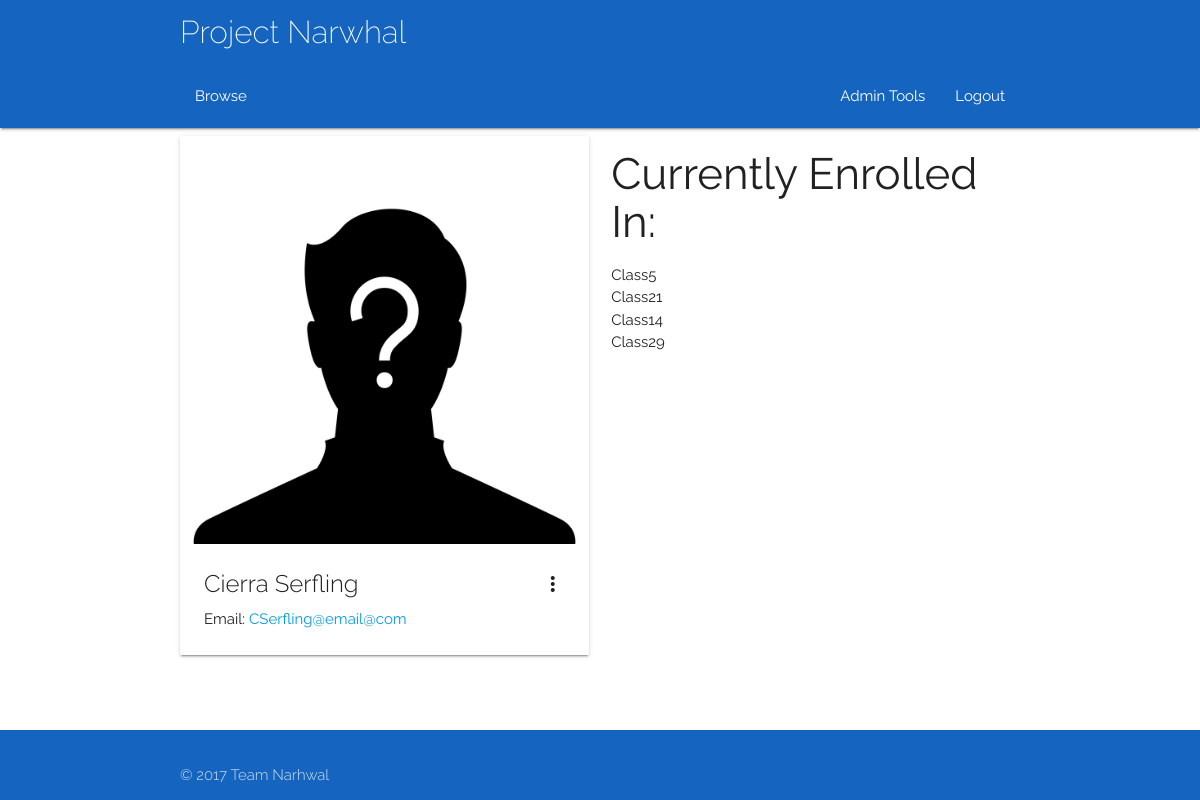
Page /delegates/27 (signed in) on the committed database.
### app/models.py (models this page shows, shortened)
class User(db.Model):
	__tablename__ = 'User'
	userID = db.Column(db.Integer, primary_key = True)
	name = db.Column(db.String(100))
	username = db.Column(db.String(100))
	email = db.Column(db.String(100))
	password = db.Column(db.String(100))
	type = db.Column(db.String(100))
	__mapper_args__ = {
		'polymorphic_identity': 'base',
		'polymorphic_on': type
	}

class Class(db.Model):
	__tablename__ = 'Class'
	classID = db.Column(db.Integer, primary_key = True)
	coursePoint = db.Column(db.Integer, db.ForeignKey('Course.courseID'))
	course = db.relationship("Course", foreign_keys = [coursePoint])
	courseID = db.Column(db.Integer)
	title = db.Column(db.String(100))
	description = db.Column(db.String(100))
	capacity = db.Column(db.Integer)
	startDate = db.Column(db.DateTime)
	duration = db.Column(db.Integer)
	endDate = db.Column(db.DateTime)
	reqFac = db.Column(db.String(100), default = 'None')
	preTrain = relationship("Class")
	parent_id = Column(db.Integer, ForeignKey('Class.classID'))
	locationPoint = db.Column(db.Integer, db.ForeignKey('Room.roomID'))
	location = db.relationship("Room", foreign_keys = [locationPoint])
	trainerPoint = db.Column(db.Integer, db.ForeignKey('Trainer.trainerID'))
	trainer = db.relationship("Trainer", foreign_keys = [trainerPoint])
	attendanceList = db.relationship('Delegate', secondary = association_table)
	waitList = db.relationship('Delegate', secondary = waiting_table)

### app/views.py (the view)
@app.route('/delegates/<id>')
@login_required
def delSchedule(id):
    delid = id
    if current_user.type != 'Admin':
        abort(403)
    user = delegates(delID=delid)
    delClassList = user.classList
    return render_template('delsSched.html', title='Delegate Schedule', user=user, delClassList=delClassList)

### app/views.py (called while the page is built)
@login_manager.user_loader
def load_user(id):
    return models.User.query.get(id)

### queries.py (called while the page is built)
def listConvert(x):
    if(x.count() == 1):
        x = x[0]
        return x
    else:
        y = []
    for i in x:
        y.append(i)
    return y

def delegates(**kwargs):
    q = models.Delegate.query.filter_by(**kwargs)
    q = listConvert(q)
    return q

### app/templates/delsSched.html (shortened to what this page needs)
{% extends "base.html" %} {% block content %}
<div class="container">
    <div class="row">
        <div class="col l6 m6 s12">
            <div class="card hoverable">
                <div class="card-image waves-effect waves-block waves-light">
                    <img class="activator" src="{{url_for('static', filename = 'images/unknown.jpg')}}">
                </div>
                <div class="card-content">
                    <span class="card-title activator grey-text text-darken-4">{{user.name}}<i class="material-icons right">more_vert</i></span>
                    <p>Email: <a href="mailto:{{user.email}}">{{user.email}}</a></p>
                </div>
            </div>
        </div>
        <div class="col l6 m6 s12">
            <h3> Currently Enrolled In: </h3>
            <ul>
                {% for item in delClassList %}
                <li>{{item.title}}</li>
                {% endfor %}
            </ul>
        </div>
    </div>
</div>
{% endblock %}

### app/static/css/style.css (style rules this page uses)
html { font-family: 'Raleway', sans-serif; }
.Site { display: flex; min-height: 100vh; flex-direction: column; }

### rows in the picture
User: name "Cierra Serfling", email "CSerfling@email@com"
Class: title "Class5"
Class: title "Class21"
Class: title "Class14"
Class: title "Class29"
